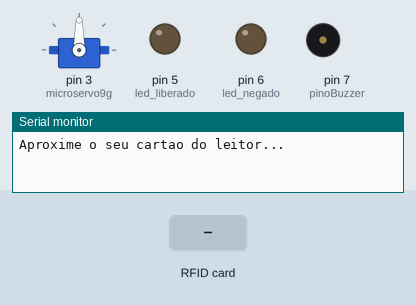
Recording of a sketch running on a simulated Arduino Uno, built with avr-gcc and run on an emulated ATmega328P. Parts: servo, output pins drawn as LEDs (lit = HIGH), buzzer (waves = sounding, pin HIGH), the last lines printed to the serial monitor. Dashed ring = blinking. The inputs (shaded band) are chosen by the test bench. Pins used as bus, display or sensor lines are not drawn.

Above: at 1.2 s.
1.3 s: RFID card 5E 7A 19 C4 held to the reader
At 1.44 s:
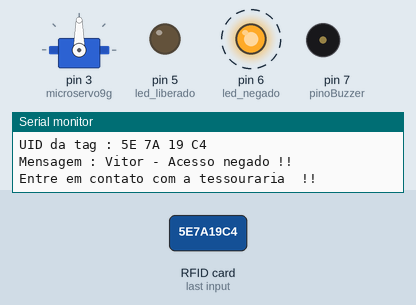
4.3 s: RFID card C9 DC DC 24 held to the reader
At 4.9 s:
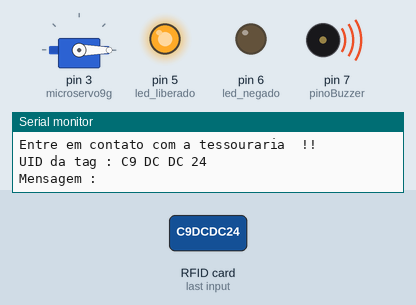
At 9.9 s:
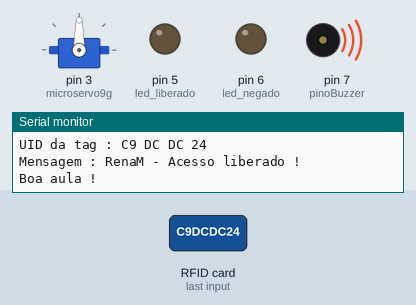
Timing chart, 0 to 11.4 s (numbered marks = the images above; inputs shaded):
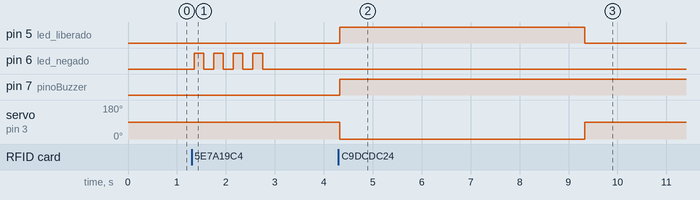

The sketch:

controle_acesso.ino
```cpp
// Programa : RFID - Controle de acesso / cancela
// Autor : Arduino e Cia
#include <SPI.h>
#include <MFRC522.h>
#include <Servo.h>

Servo microservo9g;
#define SS_PIN 10
#define RST_PIN 9
// Definicoes pino modulo RC522
MFRC522 mfrc522(SS_PIN, RST_PIN);
// Leds indicadores acesso liberado ou negado
int led_liberado = 5;
int led_negado = 6;
const int pinoBuzzer = 7;
char st[20];
void setup()
{
    pinMode(pinoBuzzer, OUTPUT);

  pinMode(led_liberado, OUTPUT);
  pinMode(led_negado, OUTPUT);
  // Define que o servo esta ligado a porta digital 3
  microservo9g.attach(3);
  // Move o servo para a posicao inicial (cancela fechada)
  microservo9g.write(90);
  // Inicia a serial
  Serial.begin(9600);
  // Inicia  SPI bus
  SPI.begin();
  // Inicia MFRC522
  mfrc522.PCD_Init();
  // Mensagens iniciais no serial monitor
  Serial.println("Aproxime o seu cartao do leitor...");
  Serial.println();
}
void loop()
{
  // Aguarda a aproximacao do cartao
  if ( ! mfrc522.PICC_IsNewCardPresent())
  {
    return;
  }
  // Seleciona um dos cartoes
  if ( ! mfrc522.PICC_ReadCardSerial())
  {
    return;
  }
  // Mostra UID na serial
  Serial.print("UID da tag :");
  String conteudo= "";
  byte letra;
  for (byte i = 0; i < mfrc522.uid.size; i++)
  {
     Serial.print(mfrc522.uid.uidByte[i] < 0x10 ? " 0" : " ");
     Serial.print(mfrc522.uid.uidByte[i], HEX);
     conteudo.concat(String(mfrc522.uid.uidByte[i] < 0x10 ? " 0" : " "));
     conteudo.concat(String(mfrc522.uid.uidByte[i], HEX));
  }
  Serial.println();
  Serial.print("Mensagem : ");
  conteudo.toUpperCase();

  // Testa se o cartao1 foi lido
  if (conteudo.substring(1) == "C9 DC DC 24")
  {
    // Levanta a cancela e acende o led verde
    microservo9g.write(-90);
    digitalWrite(led_liberado, HIGH);
    digitalWrite(pinoBuzzer, HIGH);
    delay(2000);
    Serial.println("RenaM - Acesso liberado !");
     Serial.println("Boa aula !");
    Serial.println();
    delay(3000);
    microservo9g.write(90);
    digitalWrite(led_liberado, LOW);
    }

  // Testa se o cartao2 foi lido
  else
  {
    Serial.println("Vitor - Acesso negado !!");
    Serial.println("Entre em contato com a tessouraria  !!");
    Serial.println();
    // Pisca o led vermelho
    for (int i= 1; i<5 ; i++)
    {
      digitalWrite(led_negado, HIGH);
      delay(200);
      digitalWrite(led_negado, LOW);
      delay(200);
    }
  }
  delay(1000);
}
```

Measured:
- after the input at 1.3 s, pin 6 (led_negado): alternates HIGH for 0.20 s and LOW for 0.20 s, 8 changes in all, then stays LOW, starting after 0.05 s
- after the input at 4.3 s, pin 5 (led_liberado): LOW → HIGH at once, → LOW 5.0 s later; pin 7 (pinoBuzzer): LOW → HIGH at once; servo on pin 3 (microservo9g): 90° → 0° at once, → 90° 5.0 s later
